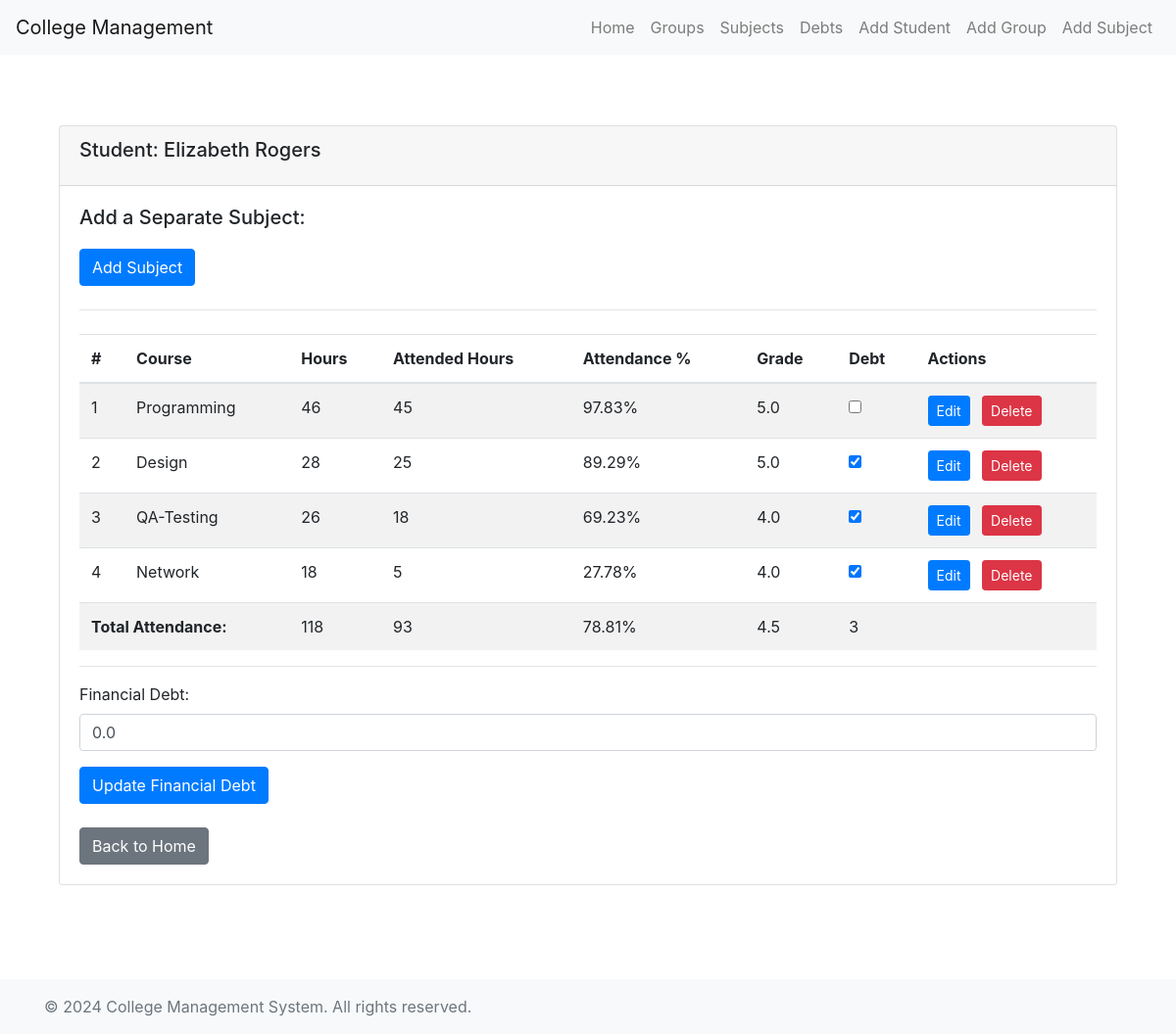
Page /students/student/25/ on the committed database.
### students/models.py (models this page shows, shortened)
class Student(models.Model):
    first_name = models.CharField(max_length=100)
    last_name = models.CharField(max_length=100)
    debts = models.TextField(blank=True)

class StudentCourse(models.Model):
    student = models.ForeignKey('Student', on_delete=models.CASCADE)
    course = models.ForeignKey(Course, on_delete=models.CASCADE)
    grade = models.FloatField(null=True, blank=True)
    attended_hours = models.PositiveIntegerField(default=0)
    has_debt = models.BooleanField(default=False)
    def attendance_percentage(self):
        if self.course.hours > 0:
            return (self.attended_hours / self.course.hours) * 100
        return 0.0

class Course(models.Model):
    name = models.CharField(max_length=100)
    hours = models.PositiveIntegerField()
    group = models.ForeignKey(Group, on_delete=models.CASCADE, null=True, blank=True)

### students/views.py (the view)
# urls.py: path('student/<int:pk>/', views.student_detail, name='student_detail'),
@csrf_exempt
def student_detail(request, pk):
    student = get_object_or_404(Student, pk=pk)
    student_courses = StudentCourse.objects.filter(student=student)
    total_attended_hours = sum(course.attended_hours for course in student_courses)
    total_hours = sum(course.course.hours for course in student_courses)
    if total_hours > 0:
        total_attendance_percentage = (total_attended_hours / total_hours) * 100
    else:
        total_attendance_percentage = 0.0
    total_grades = sum(course.grade for course in student_courses if course.grade is not None)
    num_grades = sum(1 for course in student_courses if course.grade is not None)
    average_grade = total_grades / num_grades if num_grades > 0 else 0.0
    total_debts = Debt.objects.filter(student_course__in=student_courses).count()
    financial_debt = Decimal(request.session.get(f'financial_debt_{student.pk}', '0.0'))
    if request.method == 'POST':
        if 'financial_debt' in request.POST:
            financial_debt = Decimal(request.POST['financial_debt'])
            request.session[f'financial_debt_{student.pk}'] = str(financial_debt)
        return redirect('student_detail', pk=student.pk)
    context = {
        'student': student,
        'student_courses': student_courses,
        'total_attended_hours': total_attended_hours,
        'total_hours': total_hours,
        'total_attendance_percentage': total_attendance_percentage,
        'average_grade': average_grade,
        'total_debts': total_debts,
        'financial_debt': financial_debt,
    }
    return render(request, 'students/student_detail.html', context)

### students/templates/students/student_detail.html (shortened to what this page needs)
{% extends 'students/base.html' %}
{% load crispy_forms_tags %}
{% block content %}
<div class="container mt-4">
    <div class="card">
        <div class="card-header">
            <h5 class="card-title">Student: {{ student.first_name }} {{ student.last_name }}</h5>
        </div>
        <div class="card-body">
            <form action="{% url 'add_existing_course' student.id %}" method="post" class="mb-4">
                <h5 class="card-title">Add a Separate Subject:</h5>
                <button type="submit" class="btn btn-primary mt-2">Add Subject</button>
            </form>
            <hr>
            <table class="table table-striped mt-4">
                <thead>
                    <tr>
                        <th>#</th>
                        <th>Course</th>
                        <th>Hours</th>
                        <th>Attended Hours</th>
                        <th>Attendance %</th>
                        <th>Grade</th>
                        <th>Debt</th>
                        <th>Actions</th>
                    </tr>
                </thead>
                <tbody>
                    {% for student_course in student_courses %}
                    <tr>
                        <td>{{ forloop.counter }}</td>
                        <td>{{ student_course.course.name }}</td>
                        <td>{{ student_course.course.hours }}</td>
                        <td>{{ student_course.attended_hours }}</td>
                        <td>{{ student_course.attendance_percentage|floatformat:2 }}%</td>
                        <td>{{ student_course.grade }}</td>
                        <td>
                            <form method="post" action="{% url 'toggle_student_debt' student.pk %}">
                                <input type="checkbox" name="has_debt" {% if student_course.debt_set.exists %}checked{% endif %} onchange="this.form.submit()">
                            </form>
                        </td>
                        <td>
                            <a href="{% url 'edit_student_course' student_course.pk %}" class="btn btn-primary btn-sm mr-2">Edit</a>
                            <form action="{% url 'delete_student_course' student_course.pk %}" method="post" style="display: inline;">
                                <button type="submit" class="btn btn-danger btn-sm">Delete</button>
                            </form>
                        </td>
                    </tr>
                    {% endfor %}
                    <tr>
                        <td colspan="2"><strong>Total Attendance:</strong></td>
                        <td>{{ total_hours }}</td>
                        <td>{{ total_attended_hours }}</td>
                        <td>{{ total_attendance_percentage|floatformat:2 }}%</td>
                        <td>{{ average_grade }}</td>
                        <td>{{ total_debts }}</td>
                        <td colspan="2"></td>
                    </tr>
                </tbody>
            </table>
            <hr>
            <form method="post" action="" class="mb-4">
                <div class="form-group">
                    <label for="financial_debt">Financial Debt:</label>
                    <input type="number" step="0.01" class="form-control" id="financial_debt" name="financial_debt" value="{{ financial_debt }}">
                </div>
                <button type="submit" class="btn btn-primary">Update Financial Debt</button>
            </form>
            <a href="{% url 'home' %}" class="btn btn-secondary">Back to Home</a>
        </div>
    </div>
</div>
{% endblock %}

### students/templates/students/base.html (style rules this page uses)
html, body { height: 100%; }
body { display: flex; flex-direction: column; }
.container { flex: 1; }

### rows in the picture
Student: first_name "Elizabeth", last_name "Rogers"
StudentCourse: course.name "Programming", course.hours "46", attended_hours "45", attendance_percentage "97.83", grade "5.0"
StudentCourse: course.name "Design", course.hours "28", attended_hours "25", attendance_percentage "89.29", grade "5.0", has_debt "☑"
StudentCourse: course.name "QA-Testing", course.hours "26", attended_hours "18", attendance_percentage "69.23", grade "4.0", has_debt "☑"
StudentCourse: course.name "Network", course.hours "18", attended_hours "5", attendance_percentage "27.78", grade "4.0", has_debt "☑"

### other values in the picture
{{ total_hours }} "118"
{{ total_attended_hours }} "93"
{{ total_attendance_percentage|floatformat:2 }} "78.81"
{{ average_grade }} "4.5"
{{ total_debts }} "3"
